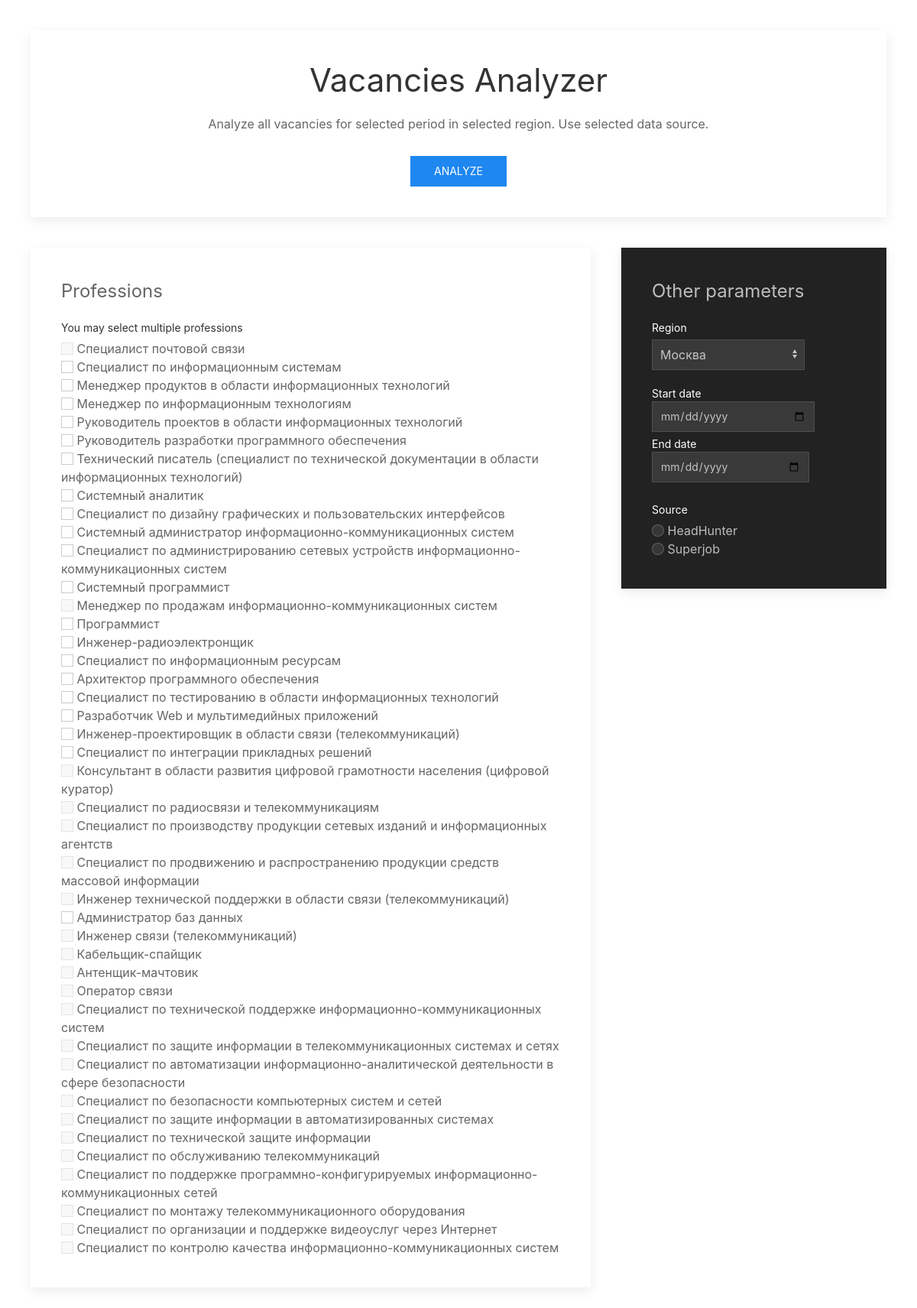
The page / on the database its author committed.
### models.py (models this page shows, shortened)
class Profstandard(db.Model):
    id = db.Column(db.Integer, primary_key=True)
    code = db.Column(db.Float, unique=True)
    name = db.Column(db.String(128), index=True, unique=True)
    is_support = db.Column(db.Boolean)
    vacancies = db.relationship('ClassificatedVacancy', backref ='profstandard', lazy ='dynamic')

class Source(db.Model):
    id = db.Column(db.Integer, primary_key=True)
    name = db.Column(db.String(64), index=True, unique=True)
    is_support = db.Column(db.Boolean)
    vacancies = db.relationship('Vacancy', backref ='source', lazy ='dynamic')

### app.py (the view)
@app.route('/')
def home():
    professions = Profstandard.query.all()
    regions = Region.query.all()
    sources = Source.query.all()
    return render_template('index.html', title='home', professions=professions, regions=regions, sources=sources)

### templates/index.html (shortened to what this page needs)
<!DOCTYPE html>
<html lang="en">
<head>
    <link rel="stylesheet" href="../static/css/uikit.min.css" />
</head>
<body>
<form action="/analyze" method="get" class="uk-form-stacked">
    <div class="uk-padding">
        <div class="uk-card uk-card-default uk-card-body">
            <h1 class="uk-text-center">Vacancies Analyzer</h1>
            <p class="uk-text-center">Analyze all vacancies for selected period in selected region. Use selected data source.</p>
            <button class="uk-button uk-button-primary uk-align-center" type="submit">Analyze</button>
        </div>
    </div>
    <div class="uk-padding uk-padding-remove-top">
            <div class="uk-child-width-expand@s" uk-grid>
                <div class="uk-width-2-3@m">
                    <div class="uk-card uk-card-default uk-card-body">
                        <legend class="uk-legend">Professions</legend>
                        <div class="uk-margin">
                            <div class="uk-form-label">You may select multiple professions</div>
                            <div class="uk-form-controls uk-list">
                                {% for profession in professions %}
                                    <label><input class="uk-checkbox"
                                            {% if profession.is_support == False %}
                                                  disabled
                                            {% endif %}
                                                  type="checkbox" value="{{ profession.id }}" name="prof"> {{ profession.name }}</label><br>
                                {% endfor %}
                            </div>
                        </div>
                    </div>
                </div>
                <div>
                    <div class="uk-card uk-card-secondary uk-card-body">
                        <legend class="uk-legend">Other parameters</legend>
                        <div class="uk-margin">
                            <label class="uk-form-label" for="form-stacked_select">Region</label>
                            <div class="uk-form-controls">
                                <select name="region" class="uk-select uk-form-width-medium" id="form-stacked_select">
                                    {% for region in regions %}
                                        <option value="{{ region.id }}">{{ region.name }}</option>
                                    {% endfor %}
                                </select>
                            </div>
                        </div>
                        <div class="uk-margin uk-grid-small uk-child-width-auto uk-grid">
                            <label class="uk-form-label">Start date<input type="date" name="sdate" class="uk-input"/></label>
                            <label class="uk-form-label">End date<input type="date" name="edate" class="uk-input"/></label>
                        </div>
                        <div class="uk-margin">
                            <div class="uk-form-label">Source</div>
                            <div class="uk-form-controls">
                                {% for source in sources %}
                                    <label><input class="uk-radio"
                                            {% if source.is_support == False %}
                                                  disabled
                                            {% endif %}
                                                  type="radio" value="{{ source.id }}" name="source"> {{ source.name }}</label><br>
                                {% endfor %}
                            </div>
                        </div>
                    </div>
                </div>
            </div>
    </div>
</form>
</body>
</html>

### rows shown on the page
Profstandard: name "Специалист почтовой связи"
Profstandard: name "Специалист по информационным системам"
Profstandard: name "Менеджер продуктов в области информационных технологий"
Profstandard: name "Менеджер по информационным технологиям"
Profstandard: name "Руководитель проектов в области информационных технологий"
Profstandard: name "Руководитель разработки программного обеспечения"
Profstandard: name "Технический писатель (специалист по технической документации в области информационных технологий)"
Profstandard: name "Системный аналитик"
Profstandard: name "Специалист по дизайну графических и пользовательских интерфейсов"
Profstandard: name "Системный администратор информационно-коммуникационных систем"
Profstandard: name "Специалист по администрированию сетевых устройств информационно-коммуникационных систем"
Profstandard: name "Системный программист"
Profstandard: name "Менеджер по продажам информационно-коммуникационных систем"
Profstandard: name "Программист"
Profstandard: name "Инженер-радиоэлектронщик"
Profstandard: name "Специалист по информационным ресурсам"
Profstandard: name "Архитектор программного обеспечения"
Profstandard: name "Специалист по тестированию в области информационных технологий"
Profstandard: name "Разработчик Web и мультимедийных приложений"
Profstandard: name "Инженер-проектировщик в области связи (телекоммуникаций)"
Profstandard: name "Специалист по интеграции прикладных решений"
Profstandard: name "Консультант в области развития цифровой грамотности населения (цифровой куратор)"
Profstandard: name "Специалист по радиосвязи и телекоммуникациям"
Profstandard: name "Специалист по производству продукции сетевых изданий и информационных агентств"
Profstandard: name "Специалист по продвижению и распространению продукции средств массовой информации"
Profstandard: name "Инженер технической поддержки в области связи (телекоммуникаций)"
Profstandard: name "Администратор баз данных"
Profstandard: name "Инженер связи (телекоммуникаций)"
Profstandard: name "Кабельщик-спайщик"
Profstandard: name "Антенщик-мачтовик"
Profstandard: name "Оператор связи"
Profstandard: name "Специалист по технической поддержке информационно-коммуникационных систем"
Profstandard: name "Специалист по защите информации в телекоммуникационных системах и сетях"
Profstandard: name "Специалист по автоматизации информационно-аналитической деятельности в сфере безопасности"
Profstandard: name "Специалист по безопасности компьютерных систем и сетей"
Profstandard: name "Специалист по защите информации в автоматизированных системах"
Profstandard: name "Специалист по технической защите информации"
Profstandard: name "Специалист по обслуживанию телекоммуникаций"
Profstandard: name "Специалист по поддержке программно-конфигурируемых информационно-коммуникационных сетей"
Profstandard: name "Специалист по монтажу телекоммуникационного оборудования"
Profstandard: name "Специалист по организации и поддержке видеоуслуг через Интернет"
Profstandard: name "Специалист по контролю качества информационно-коммуникационных систем"
Source: is_support "☐ HeadHunter", name "HeadHunter"
Source: is_support "☐ Superjob", name "Superjob"

### other values the page prints
form field region "Москва"
